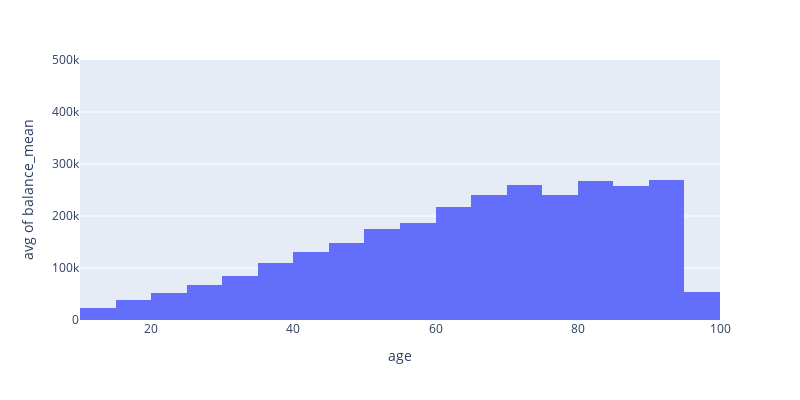

Notebook code cell kept with this figure:
### Markdown cell above
### Age <--> Balance

### Code cell
# Display distribution
df_age_bal = pd.DataFrame({'age': pd.pivot_table(df_demo, index="age", values="balance", aggfunc='mean').index,
                           'balance_mean': pd.pivot_table(df_demo, index="age", values="balance", aggfunc='mean').balance})
fig = px.histogram(df_age_bal, x="age", y="balance_mean", nbins=20, histfunc="avg")
fig.update_layout(height=400, width=800)
fig.update_layout(yaxis_range=[0,500000])
fig.show(config={'staticPlot': True})

### Figure 1 — Plotly figure (JSON) as saved in the notebook; plotly's stock layout.template omitted (floating-point values rounded to 4 significant figures; data arrays with more than 128 entries replaced by an {"elided": "..."} marker saying what was removed)
{"data": [{"alignmentgroup": "True", "bingroup": "x", "histfunc": "avg", "hovertemplate": "age=%{x}<br>avg of balance_mean=%{y}<extra></extra>", "legendgroup": "", "marker": {"color": "#636efa", "pattern": {"shape": ""}}, "name": "", "nbinsx": 20, "offsetgroup": "", "orientation": "v", "showlegend": false, "type": "histogram", "x": {"elided": "166 float values"}, "xaxis": "x", "y": {"elided": "166 float values"}, "yaxis": "y"}], "layout": {"barmode": "relative", "height": 400, "legend": {"tracegroupgap": 0}, "margin": {"t": 60}, "width": 800, "xaxis": {"anchor": "y", "domain": [0, 1], "title": {"text": "age"}}, "yaxis": {"anchor": "x", "domain": [0, 1], "range": [0, 500000], "title": {"text": "avg of balance_mean"}}}}
